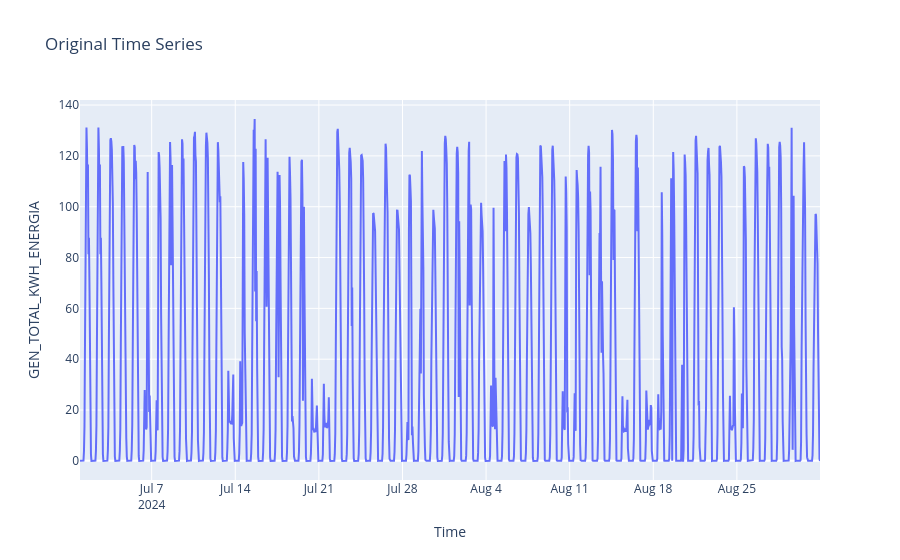
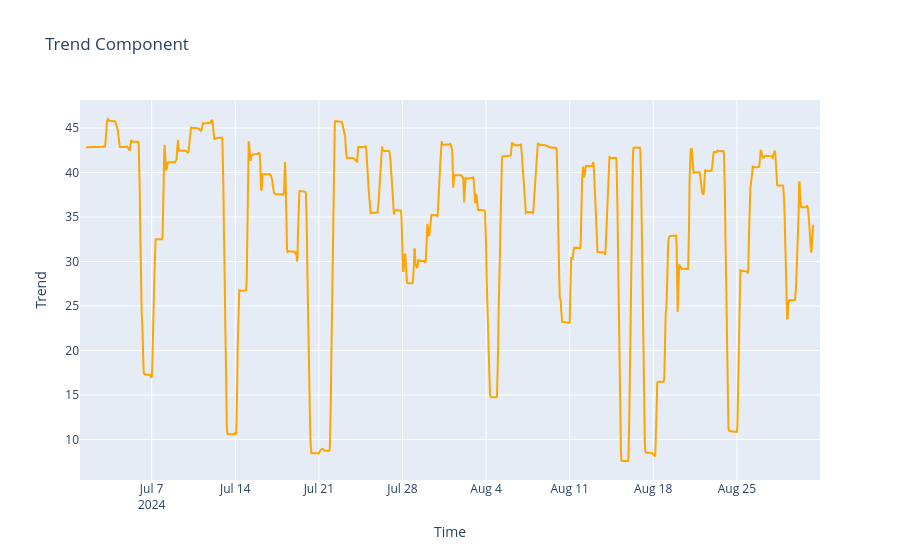
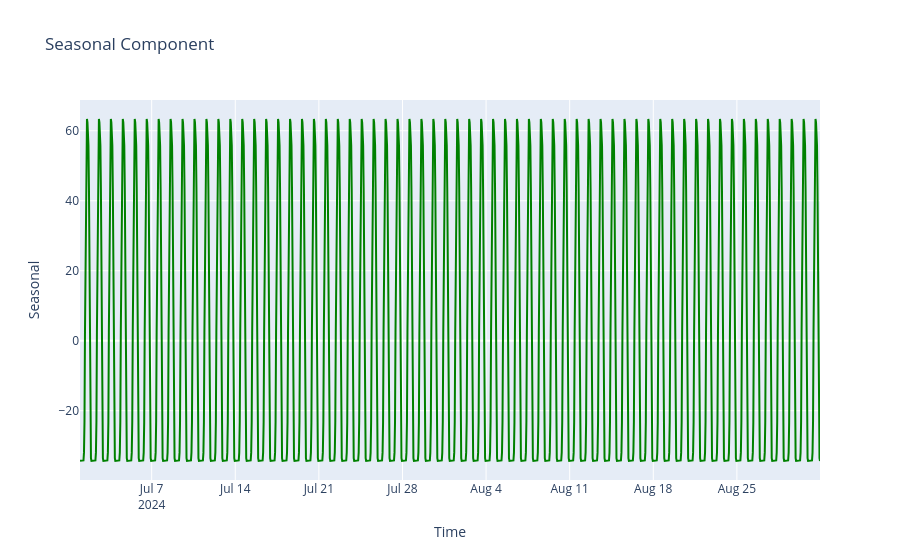
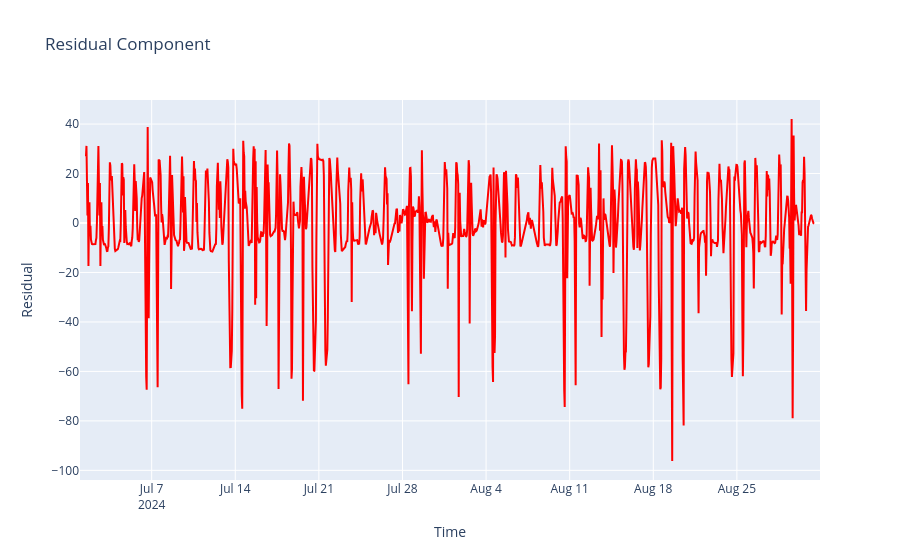

Write notebook code for charts like these, in order.
### Markdown cell above
Check trend, seasonal and Noise components of solar generation time series

### Code cell
# Perform seasonal decomposition
result = seasonal_decompose(data['GEN_TOTAL_KWH_ENERGIA'], model='additive', period=24)


# Original time series
fig_original = go.Figure()
fig_original.add_trace(go.Scatter(x=data.index, y=data['GEN_TOTAL_KWH_ENERGIA'], mode='lines', name='Original'))
fig_original.update_layout(title='Original Time Series', xaxis_title='Time', yaxis_title='GEN_TOTAL_KWH_ENERGIA')
fig_original.show()

# Trend component
fig_trend = go.Figure()
fig_trend.add_trace(go.Scatter(x=data.index, y=result.trend, mode='lines', name='Trend', line=dict(color='orange')))
fig_trend.update_layout(title='Trend Component', xaxis_title='Time', yaxis_title='Trend')
fig_trend.show()

# Seasonal component
fig_seasonal = go.Figure()
fig_seasonal.add_trace(go.Scatter(x=data.index, y=result.seasonal, mode='lines', name='Seasonal', line=dict(color='green')))
fig_seasonal.update_layout(title='Seasonal Component', xaxis_title='Time', yaxis_title='Seasonal')
fig_seasonal.show()

# Residual component
fig_residual = go.Figure()
fig_residual.add_trace(go.Scatter(x=data.index, y=result.resid, mode='lines', name='Residual', line=dict(color='red')))
fig_residual.update_layout(title='Residual Component', xaxis_title='Time', yaxis_title='Residual')
fig_residual.show()

### Figure 1 — Plotly figure (JSON) as saved in the notebook; plotly's stock layout.template omitted (floating-point values rounded to 4 significant figures; data arrays with more than 128 entries replaced by an {"elided": "..."} marker saying what was removed)
{"data": [{"mode": "lines", "name": "Original", "type": "scatter", "x": {"elided": "1488 str values"}, "y": {"elided": "1488 float values"}}], "layout": {"title": {"text": "Original Time Series"}, "xaxis": {"title": {"text": "Time"}}, "yaxis": {"title": {"text": "GEN_TOTAL_KWH_ENERGIA"}}}}

### Figure 2 — Plotly figure (JSON) as saved in the notebook; plotly's stock layout.template omitted (floating-point values rounded to 4 significant figures; data arrays with more than 128 entries replaced by an {"elided": "..."} marker saying what was removed)
{"data": [{"line": {"color": "orange"}, "mode": "lines", "name": "Trend", "type": "scatter", "x": {"elided": "1488 str values"}, "y": {"elided": "1488 float values"}}], "layout": {"title": {"text": "Trend Component"}, "xaxis": {"title": {"text": "Time"}}, "yaxis": {"title": {"text": "Trend"}}}}

### Figure 3 — Plotly figure (JSON) as saved in the notebook; plotly's stock layout.template omitted (floating-point values rounded to 4 significant figures; data arrays with more than 128 entries replaced by an {"elided": "..."} marker saying what was removed)
{"data": [{"line": {"color": "green"}, "mode": "lines", "name": "Seasonal", "type": "scatter", "x": {"elided": "1488 str values"}, "y": {"elided": "1488 float values"}}], "layout": {"title": {"text": "Seasonal Component"}, "xaxis": {"title": {"text": "Time"}}, "yaxis": {"title": {"text": "Seasonal"}}}}

### Figure 4 — Plotly figure (JSON) as saved in the notebook; plotly's stock layout.template omitted (floating-point values rounded to 4 significant figures; data arrays with more than 128 entries replaced by an {"elided": "..."} marker saying what was removed)
{"data": [{"line": {"color": "red"}, "mode": "lines", "name": "Residual", "type": "scatter", "x": {"elided": "1488 str values"}, "y": {"elided": "1488 float values"}}], "layout": {"title": {"text": "Residual Component"}, "xaxis": {"title": {"text": "Time"}}, "yaxis": {"title": {"text": "Residual"}}}}
